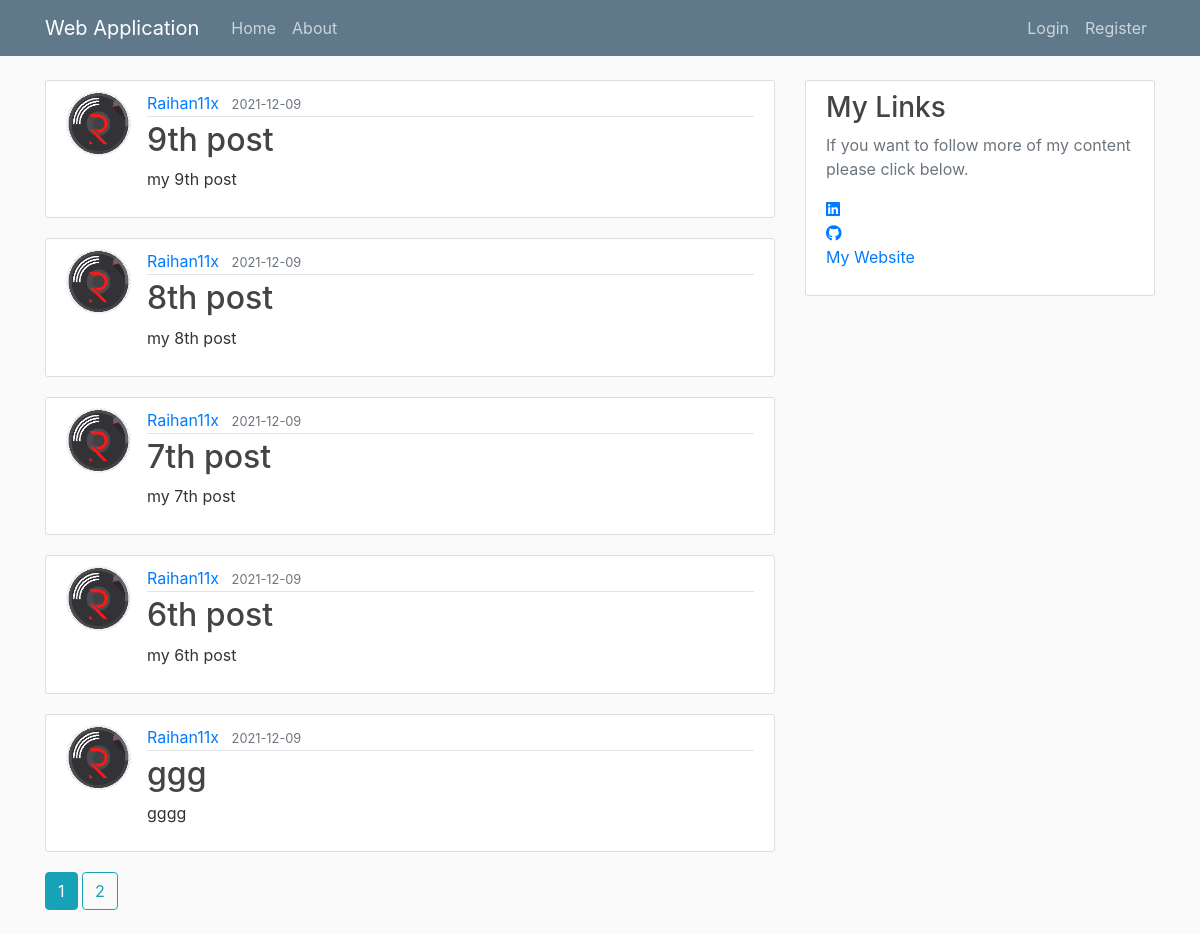
Page /home on the earlier database version.
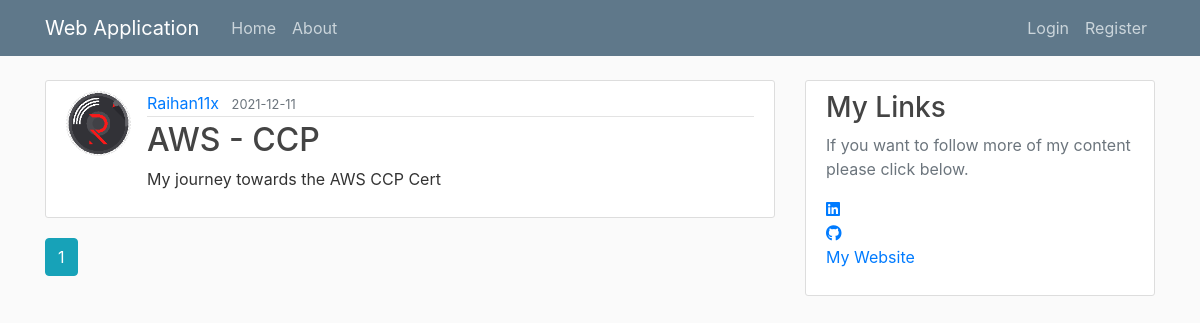
Same page on the later database version.
### flaskblog/models.py (models this page shows, shortened)
class Post(db.Model):
    id = db.Column(db.Integer, primary_key=True)
    title = db.Column(db.String(100), nullable=False)
    date_posted = db.Column(db.DateTime, nullable=False, default=datetime.utcnow)
    content = db.Column(db.Text, nullable=False)
    user_id = db.Column(db.Integer, db.ForeignKey('user.id'), nullable=False)

class User(db.Model, UserMixin):
    id = db.Column(db.Integer, primary_key=True)
    username = db.Column(db.String(20), unique=True, nullable=False)
    email = db.Column(db.String(120), unique=True, nullable=False)
    image_file = db.Column(db.String(20), nullable=False, default='default.jpg')
    password = db.Column(db.String(60), nullable=False)
    posts = db.relationship('Post', backref='author', lazy=True)

### flaskblog/main/routes.py (the view)
@main.route("/")
@main.route("/home")
def home():
    page = request.args.get('page', 1, type=int)
    posts = Post.query.order_by(Post.date_posted.desc()).paginate(page=page, per_page=5)
    return render_template('home.html', posts=posts)

### flaskblog/templates/home.html
{% extends "layout.html" %}
{% block content %}
    {% for post in posts.items %}
        <article class="media content-section">
          <img class="rounded-circle article-img" src="{{ url_for('static', filename='profile_pics/' + post.author.image_file) }}">
          <div class="media-body">
            <div class="article-metadata">
              <a class="mr-2" href="{{ url_for('users.user_posts', username=post.author.username) }}">{{ post.author.username }}</a>
              <small class="text-muted">{{ post.date_posted.strftime('%Y-%m-%d') }}</small>
            </div>
            <h2><a class="article-title" href="{{ url_for('posts.post', post_id=post.id) }}">{{ post.title }}</a></h2>
            <p class="article-content">{{ post.content }}</p>
          </div>
        </article>
    {% endfor %}
    {% for page_num in posts.iter_pages(left_edge=1, right_edge=1, left_current=1, right_current=2) %}
      {% if page_num %}
        {% if posts.page == page_num %}
          <a class="btn btn-info mb-4" href="{{ url_for('main.home', page=page_num) }}">{{ page_num }}</a>
        {% else %}
          <a class="btn btn-outline-info mb-4" href="{{ url_for('main.home', page=page_num) }}">{{ page_num }}</a>
        {% endif %}
      {% else %}
        ...
      {% endif %}
    {% endfor %}
{% endblock content %}

Differences in the rows shown:
removed Post: image_file (picture), author.username "Raihan11x", date_posted "2021-12-09", title "9th post", content "my 9th post"
removed Post: image_file (picture), author.username "Raihan11x", date_posted "2021-12-09", title "8th post", content "my 8th post"
removed Post: image_file (picture), author.username "Raihan11x", date_posted "2021-12-09", title "7th post", content "my 7th post"
removed Post: image_file (picture), author.username "Raihan11x", date_posted "2021-12-09", title "6th post", content "my 6th post"
removed Post: image_file (picture), author.username "Raihan11x", date_posted "2021-12-09", title "ggg", content "gggg"
now on this page (row edited): Post: image_file (picture), author.username "Raihan11x", date_posted "2021-12-11", title "AWS - CCP", content "My journey towards the AWS CCP Cert"
Other differences:
list line gone: "2"
